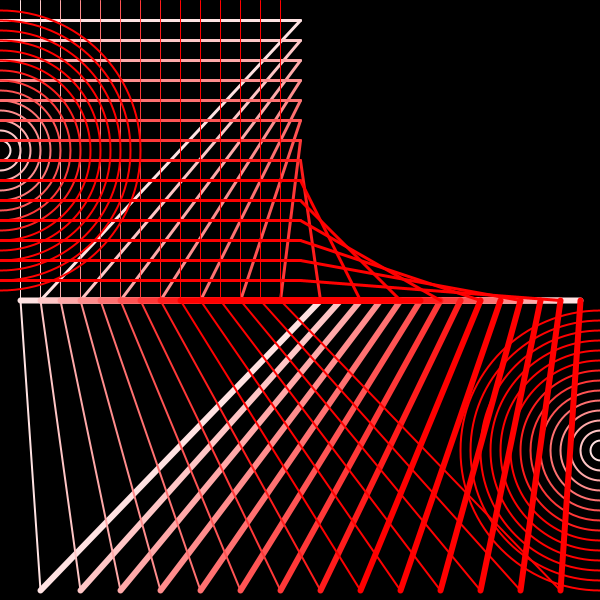
Frame 1 (no input)
Frame 60 (the mouse pressed at the canvas centre just before this capture): identical to frame 1, image omitted
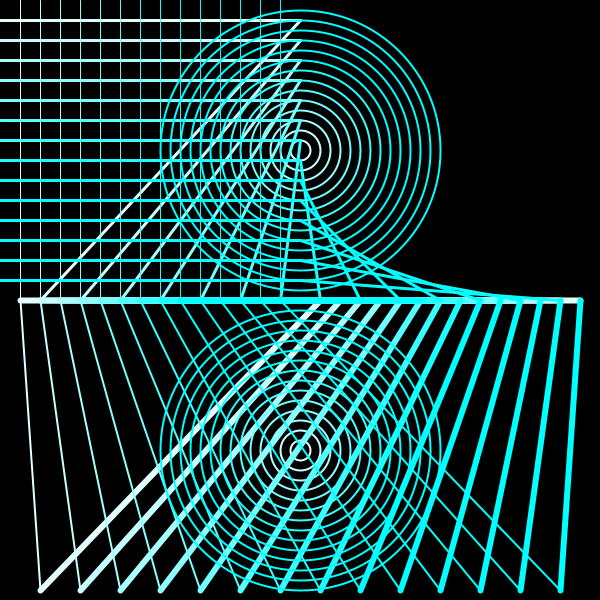
Frame 120 (the mouse held since frame 60 and released just before this capture)

The Processing sketch that drew these frames (run headless with seeded random() and noise(); from frame 60 on, the mouse is pressed at the canvas centre):

// Processing sketch: processing_37460
// ── processing_37460.pde

void setup() {	
  size(600, 600);	
  colorMode(HSB, width, 180, width);
}	


void draw() {	
  background(0);
  for (int x=20;x<300;x+=20) {	
    stroke(mouseX, x, width);
    //connecting lines at different angles
    strokeWeight(6);
    line(x+width/2, height/2, 2*x, 590);
    strokeWeight(2);	
    line(x, height/2, 2*x, 590);
    strokeWeight(3);
    line(width/2, x, 2*x, width/2);
    strokeWeight(1);
    line(x, 0, x, height/2);
    strokeWeight(3);
    line(0, x, width/2, x);
    strokeWeight(6);
    line(x, height/2, width-x, height/2);

    //interactive balls
    strokeWeight(2);
    noFill();
    ellipse(mouseX, height/4, x, x);
    ellipse(width-mouseX, 3*height/4, x, x);
  }
}	
